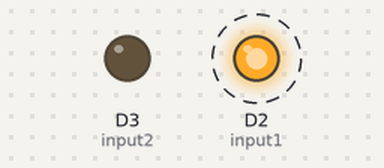
Bench run of a sketch on a simulated ESP8266 (NodeMCU). Shown: output pins drawn as LEDs (lit = HIGH). Dashed ring = blinking.

Above: at 0.5 s.
Timing chart, 0 to 3.5 s (numbered marks = the images above):
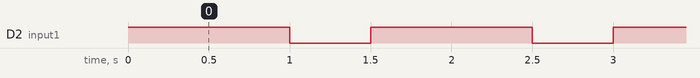

The sketch:

___.ino
```cpp
//LingShun Lab

int input1 = D2; // 定义uno的pin 5 向 input1 输出
int input2 = D3; // 定义uno的pin 6 向 input2 输出


void setup() {
//  Serial.begin (9600);
//初始化各IO,模式为OUTPUT 输出模式
pinMode(input1,OUTPUT);
pinMode(input2,OUTPUT);
}

void loop() {
  //forward 向前转
  digitalWrite(input1,HIGH); //给高电平
  digitalWrite(input2,LOW);  //给低电平
  delay(1000);   //延时1秒

 //stop 停止
 digitalWrite(input1,LOW);
 digitalWrite(input2,LOW);
 delay(500);  //延时0.5秒
}
```

Measured:
- by itself, D2 (input1): alternates HIGH for 1.0 s and LOW for 0.50 s
